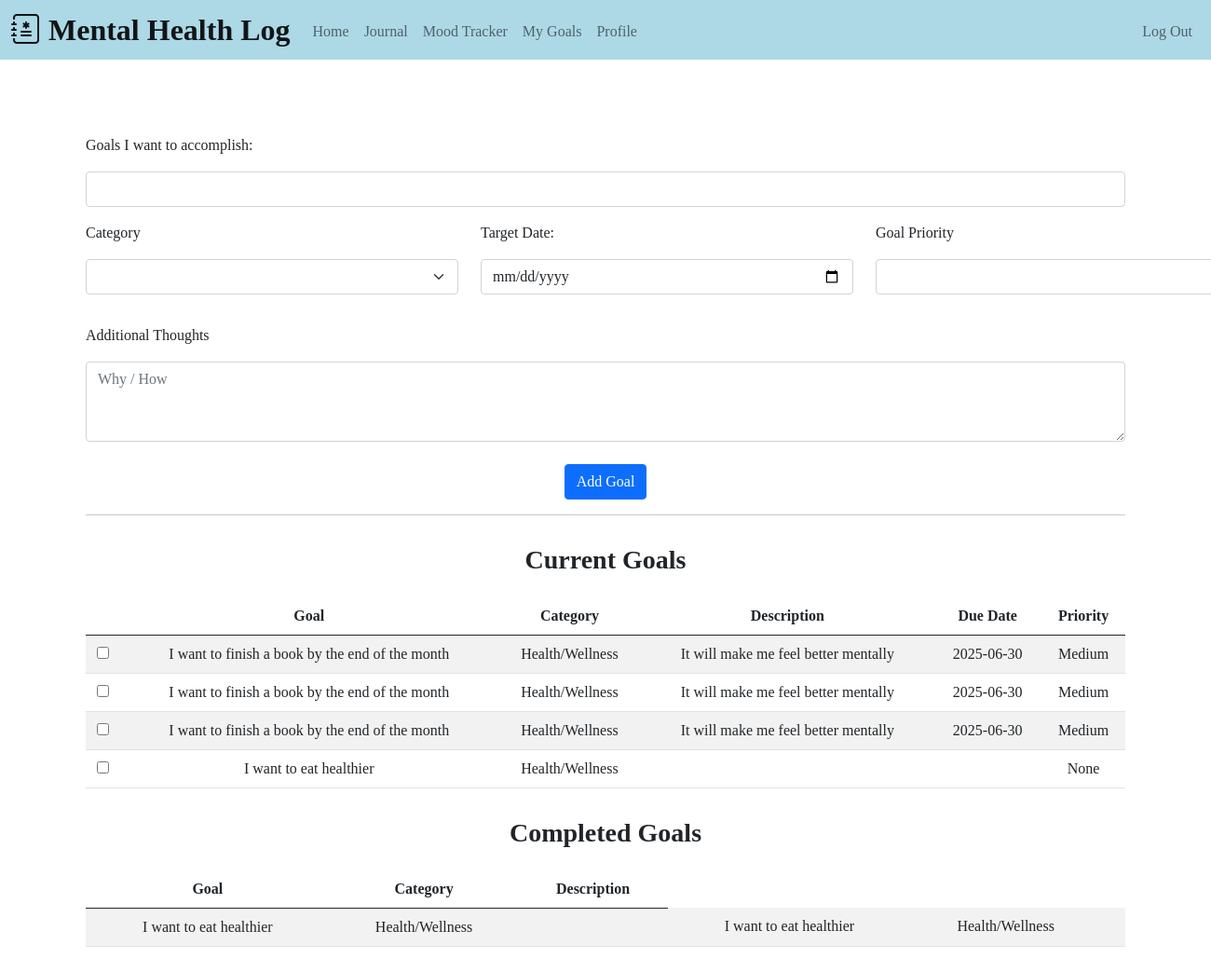
The app's page /goals (signed in), older data.
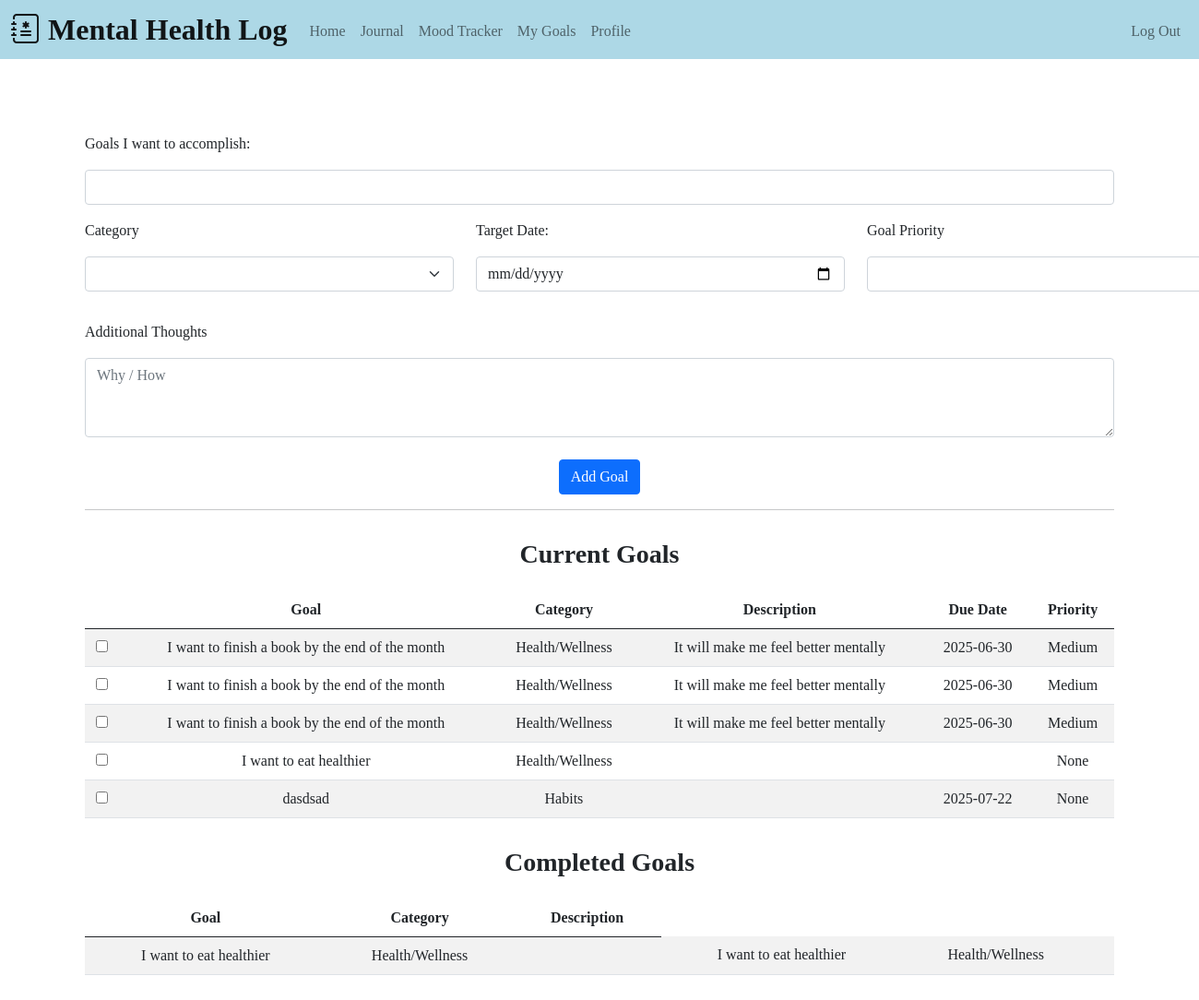
The same page, newer data.
### tables this page shows
CREATE TABLE goals (
        id INTEGER PRIMARY KEY,
        user_id INTEGER NOT NULL,
        goal_title TEXT NOT NULL,
        category TEXT NOT NULL,
        description TEXT,
        due_date DATE,
        priority TEXT CHECK (priority IN ('Low', 'Medium', 'High')) DEFAULT 'Medium',
        completed BOOLEAN DEFAULT 0,
        FOREIGN KEY (user_id) REFERENCES users(id)
    );

### app.py (the view, shortened to what this page needs)
@app.route("/goals", methods=["GET", "POST"])
@login_required
def goal_tracker():
    conn = db_connection()
    cur = conn.cursor()
    cur.execute("SELECT * FROM goals WHERE user_id = ? AND completed = 0", (session["user_id"],))
    goals_data = cur.fetchall()
    cur.execute("SELECT goal_title, category, description FROM goals WHERE user_id = ? AND completed = 1", (session["user_id"],))
    completed_goals = cur.fetchall()
    conn.close()
    today = date.today()
    return render_template("goal.html", goals=goals_data, completed_goals=completed_goals, today=today, categories=CATEGORIES, priorities=PRIORITIES)

### helper.py (called while the page is built)
def db_connection():
    conn = sqlite3.connect('mental_health.db')
    conn.row_factory = sqlite3.Row
    return conn

def login_required(f):
    @wraps(f)
    def decorated_function(*args, **kwargs):
        if session.get("user_id") is None:
            return redirect("/login")
        return f(*args, **kwargs)
    return decorated_function

### templates/goal.html (shortened to what this page needs)
{% extends "layout.html" %}
{% block main %}
    <form action="/goals" method="post" class="js-goal-form">
        <div class="am-1">Goals I want to accomplish:</div>
        <div class="mb-3">
            <input autocomplete="off" class="form-control" name="set_goals" type="text">
        </div>
        <div class="mb-3 d-flex justify-content gap-4">
            <div>
                <div class="am-1">Category</div>
                <select class="form-select mb-3 custom-width4" id="category" name="category">
                    <option disabled selected value=""></option>
                    {% for category in categories %}
                        <option value="{{ category }}">{{ category }}</option>
                    {% endfor %}
                </select>
            </div>
            <div>
                <div class="am-1">Target Date:</div>
                <input class="form-control mb-3 custom-width4" name="date" type="date" min="{{ today }}">
            </div>
            <div>
                <div class="am-1">Goal Priority</div>
                <select class="form-select mb-3 custom-width4" id="priority" name="priority">
                    <option disabled selected value=""></option>
                    {% for priority in priorities %}
                        <option value="{{ priority }}">{{ priority }}</option>
                    {% endfor %}
                </select>
            </div>
        </div>
        <div class="am-1">Additional Thoughts</div>
        <div class="mb-4">
            <textarea autocomplete="off" class="form-control" name="description" rows="3" placeholder="Why / How"></textarea>
        </div>
        <div class="text-end text-center">
            <button class="btn btn-primary" type="submit">Add Goal</button>
        </div>
    </form>
    <hr>
    <h3 style="padding-top: 15px; padding-bottom: 15px;">Current Goals</h3>
    {% if goals %}
        <div style="max-height: 400px; overflow-y: auto;">
            <table class="table table-striped">
                <thead>
                    <tr>
                        <th></th>
                        <th>Goal</th>
                        <th>Category</th>
                        <th>Description</th>
                        <th>Due Date</th>
                        <th>Priority</th>
                    </tr>
                </thead>
                <tbody>
                    {% for goal in goals %}
                        <tr>
                            <td>
                                <form action="/complete_goal" method="post">
                                <input type="checkbox" name="completed" onchange="this.form.submit()" {% if goal['completed'] %}checked{% endif %}>
                                </form>
                            </td>
                            <td>{{ goal['goal_title'] }}</td>
                            <td>{{ goal['category'] }}</td>
                            <td>{{ goal['description'] }}</td>
                            <td>{{ goal['due_date'] }}</td>
                            <td>{{ goal['priority'] }}</td>
                        </tr>
                    {% endfor %}
                </tbody>
            </table>
        </div>
    {% endif %}
    {% if completed_goals %}
    <h3 style="padding-top: 15px; padding-bottom: 15px;">Completed Goals</h3>
        <div style="max-height: 400px; overflow-y: auto;">
            <table class="table table-striped">
                <thead>
                    <tr>
                        <th>Goal</th>
                        <th>Category</th>
                        <th>Description</th>
                    </tr>
                </thead>
                <tbody>
                    {% for goal in completed_goals %}
                        <td>{{ goal['goal_title'] }}</td>
                        <td>{{ goal['category'] }}</td>
                        <td>{{ goal['description'] }}</td>
                    {% endfor %}
                </tbody>
            </table>
        </div>
    {% endif %}
{% endblock %}

Row changes from the older to the newer data that the page shows:
added goals: goal_title "dasdsad", category "Habits", due_date "2025-07-22", priority "None", shown under "Current Goals"
